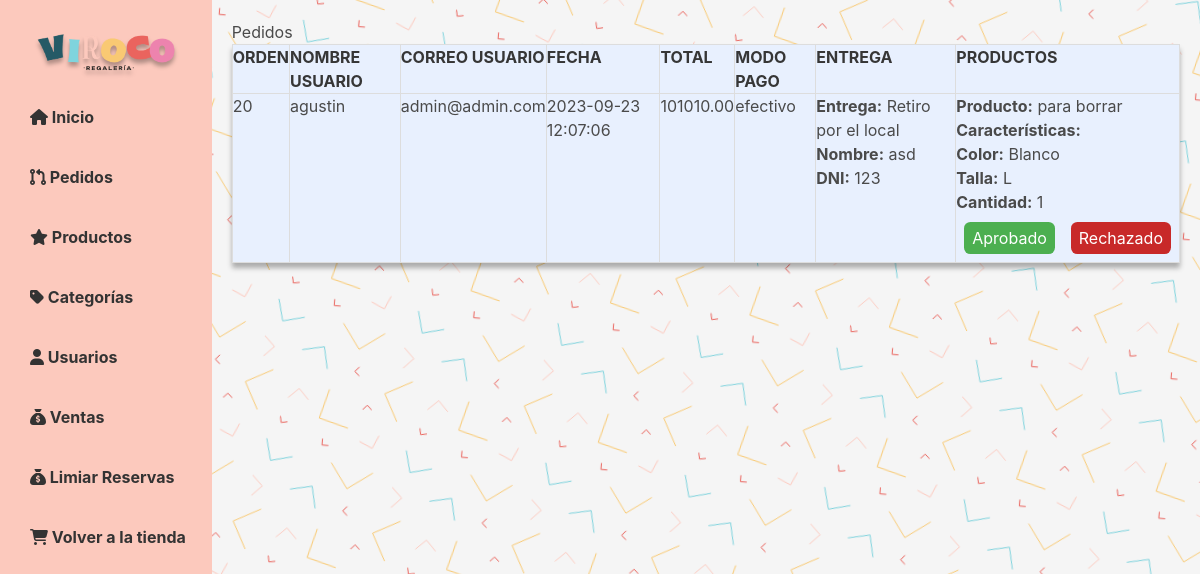
The page /admin/pedidos_admin.php (signed in) on the database its author committed.
### tables this page shows
CREATE TABLE `pedidos` (
  `id_pedido` int(11) NOT NULL,
  `id_usuario` int(11) DEFAULT NULL,
  `nombre_usuario` varchar(30) DEFAULT NULL,
  `correo_usuario` varchar(30) DEFAULT NULL,
  `celular` varchar(30) NOT NULL,
  `fecha_pedido` datetime DEFAULT NULL,
  `total` decimal(10,2) DEFAULT NULL,
  `entrega` text DEFAULT NULL,
  `metodo_pago` varchar(30) NOT NULL,
  `productos` text DEFAULT NULL
);

### admin/pedidos_admin.php (the view, shortened to what this page needs)
<?php
    include_once "../app/bd.php";
        $sql = "SELECT * FROM pedidos";
        $result = $conexion->query($sql);
?>
<!DOCTYPE html>
<html>
<head>
    <link rel="stylesheet" href="../estilos/estilo_admin.css">
    <link rel="stylesheet" href="https://cdnjs.cloudflare.com/ajax/libs/bulma/0.7.2/css/bulma.min.css">
</head>
<body>
    <div id="wrapper">
        <?php
            include('navbar_admin.php')
        ?>
        <div id="main">
            <h2>Pedidos</h2>
            <?php
                if ($result->num_rows > 0) {
                    echo "<table><tr><th>ORDEN</th><th>NOMBRE USUARIO</th><th>CORREO USUARIO</th><th>FECHA</th><th>TOTAL</th><th>MODO PAGO</th><th>ENTREGA</th><th>PRODUCTOS</th></tr>";
                    while ($row = $result->fetch_assoc()) {
                        $entregaJson = $row["entrega"];
                        $entregaData = json_decode($entregaJson, true);
                        $productosJson = $row["productos"];
                        $productosData = json_decode($productosJson, true);
                        echo "<tr><td>" . $row["id_pedido"] . "</td><td>" . $row["nombre_usuario"] . "</td><td>" . $row["correo_usuario"] . "</td><td>" . $row["fecha_pedido"] . "</td><td>" . $row["total"] . "</td><td>" . $row["metodo_pago"] . "</td><td>";
                        foreach ($entregaData as $key => $value) {
                            echo "<b>$key:</b> $value<br>";
                        }
                        echo "</td><td>";
                        foreach ($productosData as $producto) {
                            echo "<b>Producto:</b> " . $producto["producto"] . "<br>";
                            echo "<b>Características:</b><br>";
                            foreach ($producto["caracteristicas"] as $caracteristica => $valor) {
                                echo "<b>$caracteristica:</b> $valor<br>";
                            }
                            echo "<b>Cantidad:</b> " . $producto["cantidad"] . "<br>";
                        }
                        echo '<button class="aprobado-btn" onclick="marcarPedido(' . $row["id_pedido"] . ', \'Aprobado\')">Aprobado</button>';
                        echo '<button class="rechazado-btn" onclick="marcarPedido(' . $row["id_pedido"] . ', \'Rechazado\')">Rechazado</button>';
                        echo "<br>";
                        echo "</td></tr>";
                    }
                    echo "</table>";
                } else {
                    echo "<p>No se encontraron ventas.</p>";
                }
                ?>
        </div>
    </div>
</body>
</html>

### estilos/estilo_admin.css (style rules this page uses)
:root { --rosa-fuerte: #ed83ae; --rosa-claro: #fdc9bd; --azul: #255a66; --celeste: #7fd4dd; --amarillo: #f9c973; --rojo: #ea645e; }
body { background-image: var(--fondo-fit-f4-zoom); background-repeat: repeat; font-family: Arial, sans-serif; margin: 0; padding: 0; }
#wrapper { display: flex; height: max-content; }
#main { padding: 20px; width: 100%; height: max-content; }
table { border-collapse: collapse; width: 100%; background-color: #e8f0fe; box-shadow: 0px 5px 5px rgba(0, 0, 0, 0.3); overflow-x: auto; }
th, td { border: 1px solid #ddd; padding: 8px; text-align: left; }
th { background-color: #e8f0fe; }
td:last-child { white-space: nowrap; }
.aprobado-btn { width: auto; height: auto; background-color: #4caf50; color: #fff; padding: 0.5rem; border: none; border-radius: 0.4rem; font-size: 1rem; line-height: 1rem; cursor: pointer; margin: 0.5rem; }
.rechazado-btn { width: auto; height: auto; background-color: #c82929; color: #fff; padding: 0.5rem; border: none; border-radius: 0.4rem; font-size: 1rem; line-height: 1rem; cursor: pointer; margin: 0.5rem; }

### rows shown on the page
pedidos: id_pedido "20", nombre_usuario "agustin", correo_usuario "admin@admin.com", fecha_pedido "2023-09-23 12:07:06", total "101010.00", metodo_pago "efectivo", key "Entrega", entrega "Retiro por el local", key "Nombre", entrega "asd", key "DNI", entrega "123", producto "para borrar", caracteristica "Color", valor "Blanco", caracteristica "Talla", valor "L", cantidad "1"
